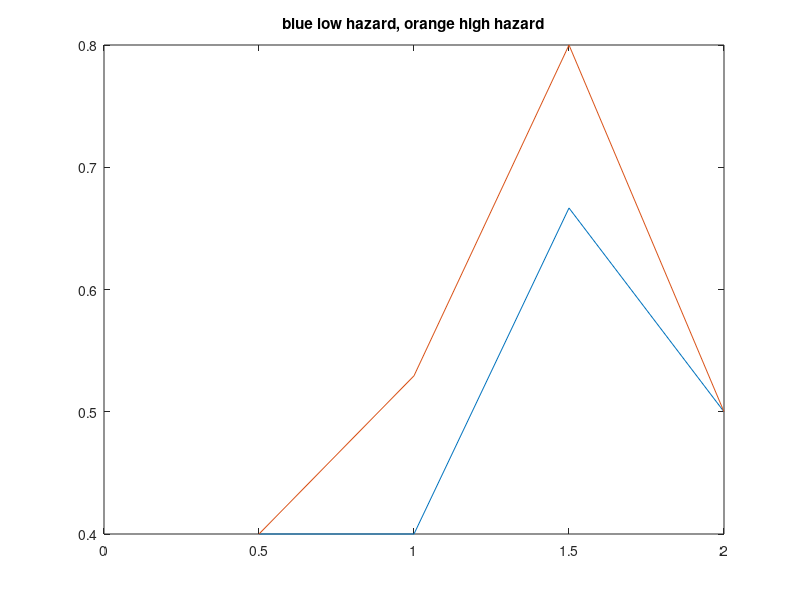
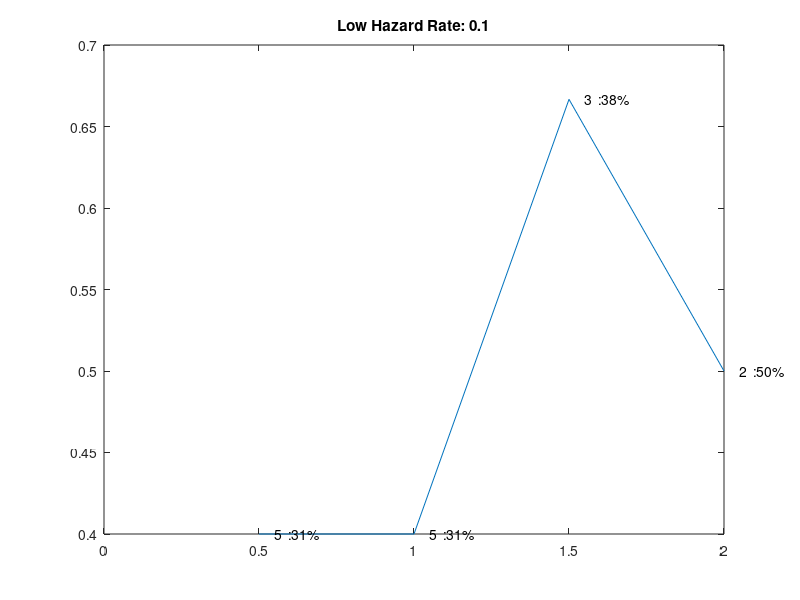
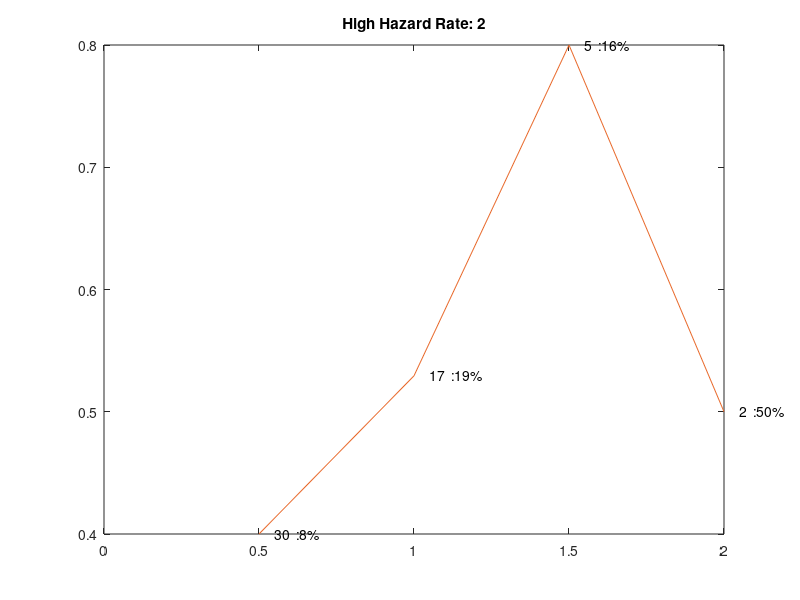

Reproduce these figures in MATLAB, in order.
correct = load('H_.1_coh_80/correct.mat');
correct = correct.correct;

time_elapsed = load('H_.1_coh_80/time_elapsed.mat');
time_elapsed = time_elapsed.time_elapsed;

%round up to closest 

time_elapsed_round = ceil(time_elapsed * 2) / 2;
X_1 = unique(time_elapsed_round);
Y_1 = zeros(2,size(X_1,2));


for i=1:size(correct, 2)
    
    ind = find(X_1==time_elapsed_round(i));
    Y_1(1,ind) = Y_1(1,ind) + correct(i);
    Y_1(2,ind) = Y_1(2,ind) + 1;
    
end

for i=1:size(Y_1,2)
   Y_1(1,i) = Y_1(1,i) / Y_1(2,i);
    
end

correct = load('H_2_coh_80/correct.mat');
correct = correct.correct;

time_elapsed = load('H_2_coh_80/time_elapsed.mat');
time_elapsed = time_elapsed.time_elapsed;

%round up to closest 

time_elapsed_round = ceil(time_elapsed * 2) / 2;
X_2 = unique(time_elapsed_round);
Y_2 = zeros(2,size(X_2,2));


for i=1:size(correct, 2)
    
    ind = find(X_2==time_elapsed_round(i));
    Y_2(1,ind) = Y_2(1,ind) + correct(i);
    Y_2(2,ind) = Y_2(2,ind) + 1;
    
end

for i=1:size(Y_2,2)
   Y_2(1,i) = Y_2(1,i) / Y_2(2,i);
    
end

%use the x-axis of the ones with the smallest unique values
%TODO: splitting of this needs to be more autominized. It relies on X_1
%being bigger than X_2. 
figure(1)
plot(X_2, Y_1(1,1:size(X_2,2)), X_2,Y_2(1,:))
title('blue low hazard, orange high hazard')

figure(2)
plot(X_2,Y_1(1,1:size(X_2,2)))
title('Low Hazard Rate: 0.1')
dx = 0.05; dy = 0; % displacement so the text does not overlay the data points
for i=1:size(X_2,2)
    text(X_2(i) + dx, Y_1(1,i) + dy, strcat(int2str(Y_1(2,i)), ...
        '  :',num2str(round(binopdf(round(Y_1(1,i) * Y_1(2,i)), Y_1(2,i),.5)* 100)),'%'))
    
end

figure(3)
plot(X_2, Y_2(1,:),'color',[0.9100    0.4100    0.1700])
title('High Hazard Rate: 2')
for i=1:size(X_2,2)
    text(X_2(i) + dx, Y_2(1,i) + dy, strcat(int2str(Y_2(2,i)), ...
        '  :',num2str(round(binopdf(round(Y_2(1,i) * Y_2(2,i)), Y_2(2,i),.5)* 100)),'%'))
end